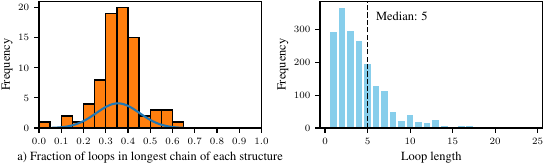

Source code (Python):
import os
import pickle
import matplotlib.pyplot as plt
import pandas as pd
from tueplots import bundles
import numpy as np
import scipy.stats as stats

plt.rcParams.update(bundles.iclr2024(nrows=1, ncols=2))

folder_path = '../../data/loop_annotations'
df = pd.read_csv("results.csv")

# Initialize an empty list to store the percentages
percentages = []

# Iterate over each pickle file in the folder
for file_name in os.listdir(folder_path):
    if file_name.endswith('.pickle'):  # Only process pickle files
        file_path = os.path.join(folder_path, file_name)

        # Load the pickle file
        with open(file_path, 'rb') as f:
            data = pickle.load(f)

        # Calculate the percentage of 1's in the loop annotation
        percentage_of_ones = sum(data) / len(data)
        percentages.append(percentage_of_ones)

percentages = np.array(percentages)
std = np.std(percentages)


fig, (ax1, ax2) = plt.subplots(1, 2)

mu = np.median(percentages)
variance = np.var(percentages)
sigma = np.std(percentages)
x = np.linspace(mu - 3*sigma, mu + 3*sigma, 100)
ax1.plot(x, stats.norm.pdf(x, mu, sigma))


num_bins = 20  # Define the number of bins
hist, bin_edges, _ = ax1.hist(percentages, bins=num_bins, range=(0, 1), edgecolor='black')


# Add labels and title
ax1.set_ylabel('Frequency')
ax1.set_xlabel(' a) Fraction of loops in longest chain of each structure')

ax1.set_xlim(0, 1)
ax1.set_xticks(np.arange(0, 1.01, 0.1))

y_min, y_max = ax1.get_ylim()
unique_loops = df['loop_len'].value_counts() / 2

# Plot histogram of loop lengths
ax2.bar(unique_loops.index, unique_loops.values, color='skyblue')
ax2.set_xlabel('Loop length')
ax2.set_ylabel('Frequency')

y_min, y_max = ax2.get_ylim()
ax2.text(6, y_max*0.85, 'Median: 5')
ax2.axvline(5, color='k', linestyle='dashed', linewidth=1)

plt.savefig("fig_loop_fractions.pdf", dpi=300)
plt.show()